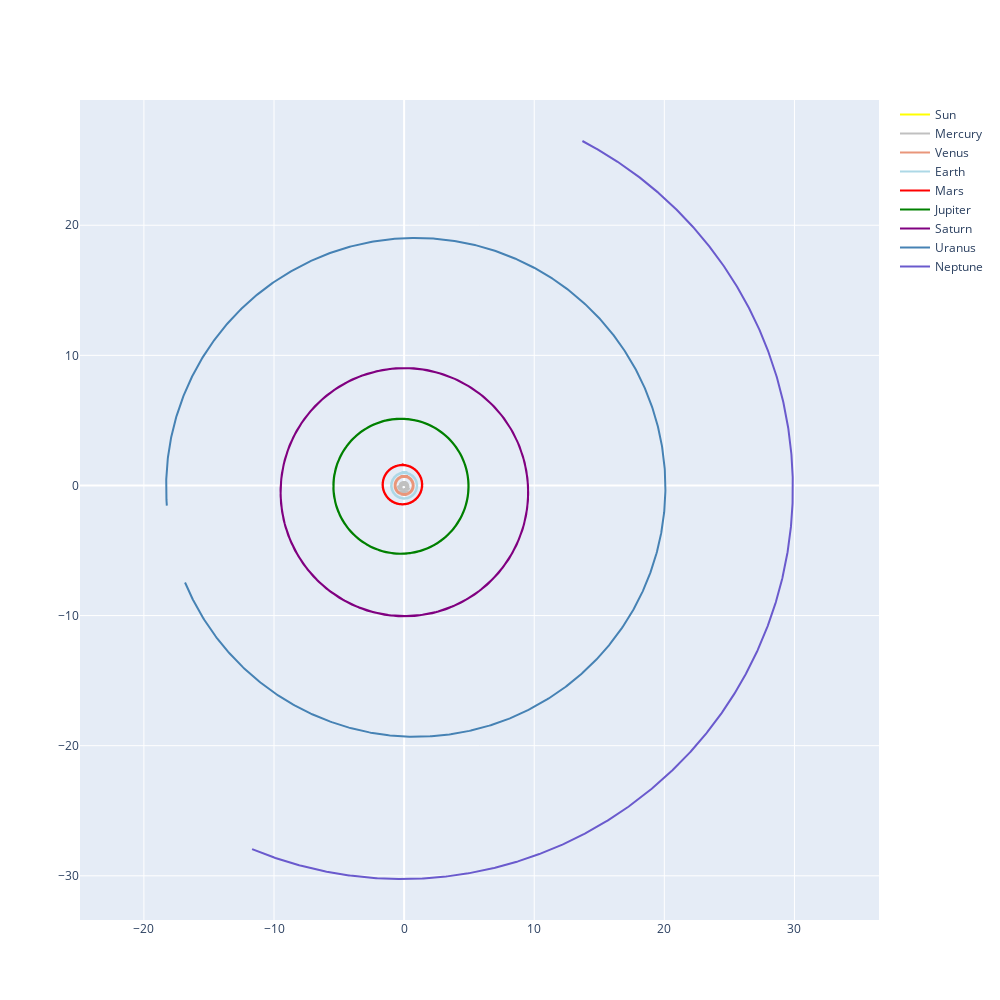

The code cell stored with this chart in its notebook:
### Code cell
fig = go.Figure()
fig.update_layout(width=1000, height=1000)

days = ts.linspace(ts.now()-50*365, ts.now()+30*365,1000)



fig.add_trace(pt.planet_path("Sun", days, pt.kernel[10]))
fig.add_trace(pt.planet_path("Mercury", days, pt.kernel[1]))
fig.add_trace(pt.planet_path("Venus", days, pt.kernel[2]))
fig.add_trace(pt.planet_path("Earth", days, pt.kernel[3]))
fig.add_trace(pt.planet_path("Mars", days, pt.kernel[4]))
fig.add_trace(pt.planet_path("Jupiter", days, pt.kernel[5]))
fig.add_trace(pt.planet_path("Saturn", days, pt.kernel[6]))
fig.add_trace(pt.planet_path("Uranus", days, pt.kernel[7]))
fig.add_trace(pt.planet_path("Neptune", days, pt.kernel[8]))


fig.update_traces({"line_width": 2})

fig.update_yaxes(
    scaleanchor="x",
    scaleratio=1,
  )

### Figure 1 — Plotly figure (JSON) as saved in the notebook; plotly's stock layout.template omitted (floating-point values rounded to 4 significant figures; data arrays with more than 128 entries replaced by an {"elided": "..."} marker saying what was removed)
{"data": [{"line": {"width": 2}, "marker": {"color": "yellow", "line": {"color": "grey", "width": 2}, "symbol": "circle-dot"}, "name": "Sun", "type": "scatter", "x": {"elided": "1000 float values"}, "y": {"elided": "1000 float values"}}, {"line": {"width": 2}, "marker": {"color": "silver", "line": {"color": "grey", "width": 2}, "symbol": "circle"}, "name": "Mercury", "type": "scatter", "x": {"elided": "1000 float values"}, "y": {"elided": "1000 float values"}}, {"line": {"width": 2}, "marker": {"color": "darksalmon", "line": {"color": "grey", "width": 2}, "symbol": "circle"}, "name": "Venus", "type": "scatter", "x": {"elided": "1000 float values"}, "y": {"elided": "1000 float values"}}, {"line": {"width": 2}, "marker": {"color": "lightblue", "line": {"color": "grey", "width": 2}, "symbol": "circle-cross"}, "name": "Earth", "type": "scatter", "x": {"elided": "1000 float values"}, "y": {"elided": "1000 float values"}}, {"line": {"width": 2}, "marker": {"color": "red", "line": {"color": "grey", "width": 2}, "symbol": "circle"}, "name": "Mars", "type": "scatter", "x": {"elided": "1000 float values"}, "y": {"elided": "1000 float values"}}, {"line": {"width": 2}, "marker": {"color": "green", "line": {"color": "grey", "width": 2}, "symbol": "circle"}, "name": "Jupiter", "type": "scatter", "x": {"elided": "1000 float values"}, "y": {"elided": "1000 float values"}}, {"line": {"width": 2}, "marker": {"color": "purple", "line": {"color": "grey", "width": 2}, "symbol": "circle"}, "name": "Saturn", "type": "scatter", "x": {"elided": "1000 float values"}, "y": {"elided": "1000 float values"}}, {"line": {"width": 2}, "marker": {"color": "steelblue", "line": {"color": "grey", "width": 2}, "symbol": "circle"}, "name": "Uranus", "type": "scatter", "x": {"elided": "1000 float values"}, "y": {"elided": "1000 float values"}}, {"line": {"width": 2}, "marker": {"color": "slateblue", "line": {"color": "grey", "width": 2}, "symbol": "circle"}, "name": "Neptune", "type": "scatter", "x": {"elided": "1000 float values"}, "y": {"elided": "1000 float values"}}], "layout": {"height": 1000, "width": 1000, "xaxis": {"autorange": true, "domain": [0, 1], "range": [-24.8, 36.38], "type": "linear"}, "yaxis": {"autorange": true, "domain": [0, 1], "range": [-33.4, 29.63], "scaleanchor": "x", "scaleratio": 1, "type": "linear"}}}
